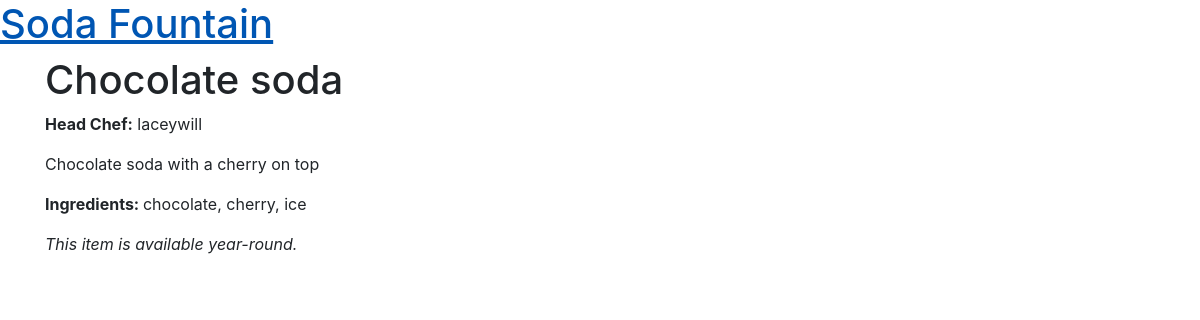
/item/1/, run on an earlier commit of the app's database.
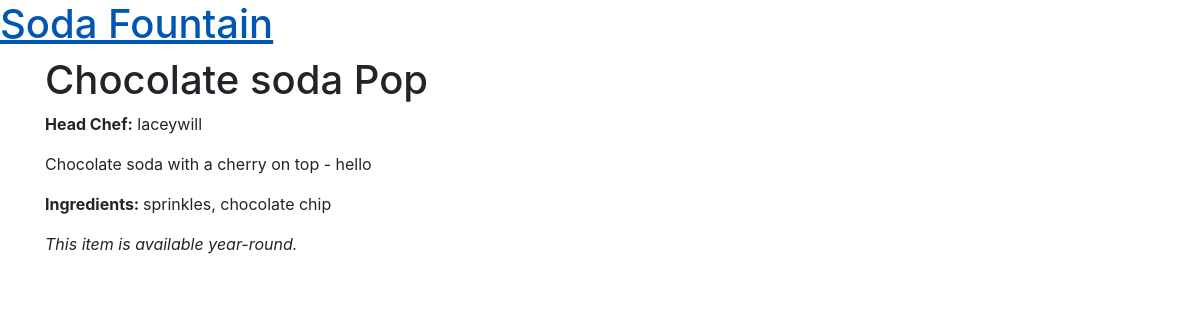
And on a later commit of the database.
### menu/models.py (models this page shows, shortened)
class Item(models.Model):
    name = models.CharField(max_length=200)
    description = models.TextField()
    chef = models.ForeignKey(User, on_delete=models.CASCADE)
    created_date = models.DateTimeField(
            default=timezone.now)
    standard = models.BooleanField(default=False)
    ingredients = models.ManyToManyField('Ingredient', related_name='ingredients')

class Ingredient(models.Model):
    name = models.CharField(max_length=200)
    created_date = models.DateTimeField(
        default=timezone.now)
    def __str__(self):
        return self.name

### menu/views.py (the view)
# urls.py: path('item/<int:pk>/', views.item_detail, name='item_detail'),
def item_detail(request, pk):
    item = get_object_or_404(Item, pk=pk)
    return render(request, 'menu/detail_item.html', {'item': item})

### templates/menu/detail_item.html (shortened to what this page needs)
{% extends "base.html" %}
{% load static %}
{% load crispy_forms_tags %}
{% block content %}
    <div class="row">
        <div class="col-md-8">
            <div class="post">
                <h1>
                {{ item.name }}
                </h1>
                <p><strong>Head Chef:</strong> {{ item.chef }}</p>
                <p>{{ item.description }}</p>
                <p><strong>Ingredients: </strong>{{ item.ingredients.all|join:", " }}</p>
                {% if item.standard %}
                    <p><em>This item is available year-round.</em></p>
                {% endif %}
            </div>
        </div>
    </div>
{% endblock %}

### templates/base.html (shortened to what this page needs)
{% load bootstrap4 %}
<html>
    <head>
        {% bootstrap_css %}
        <link href="//netdna.bootstrapcdn.com/bootstrap/3.0.0/css/bootstrap-glyphicons.css" rel="stylesheet">
    </head>
    <body>
        <div class="page-header">
            <h1><a href="/">Soda Fountain</a></h1>
        </div>
        <div class="content container">
            {% block content %}{% endblock %}
        </div>
    </body>
</html>

What changed in the data, as far as the page shows it:
changed Item "laceywill": name "Chocolate soda" → "Chocolate soda Pop"; description "Chocolate soda with a cherry on top" → "Chocolate soda with a cherry on top - hello"; ingredients.all "chocolate, cherry, ice" → "sprinkles, chocolate chip"
